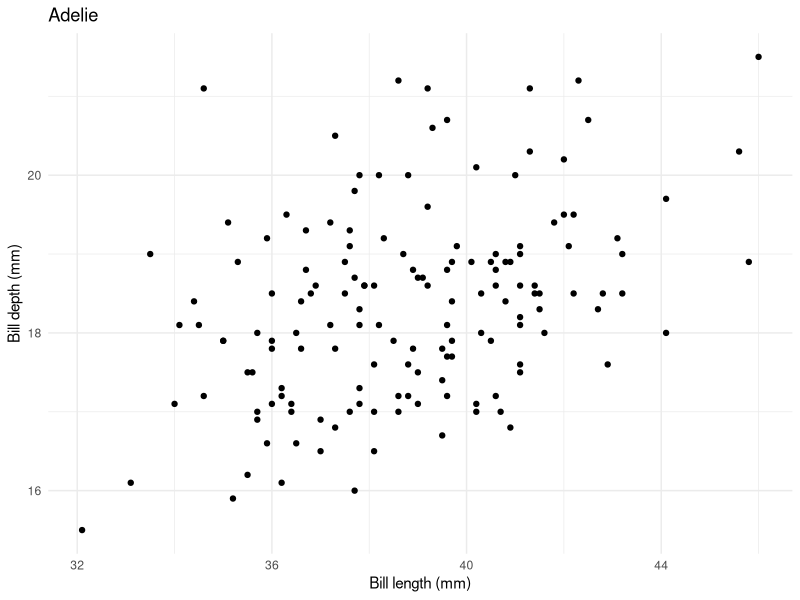
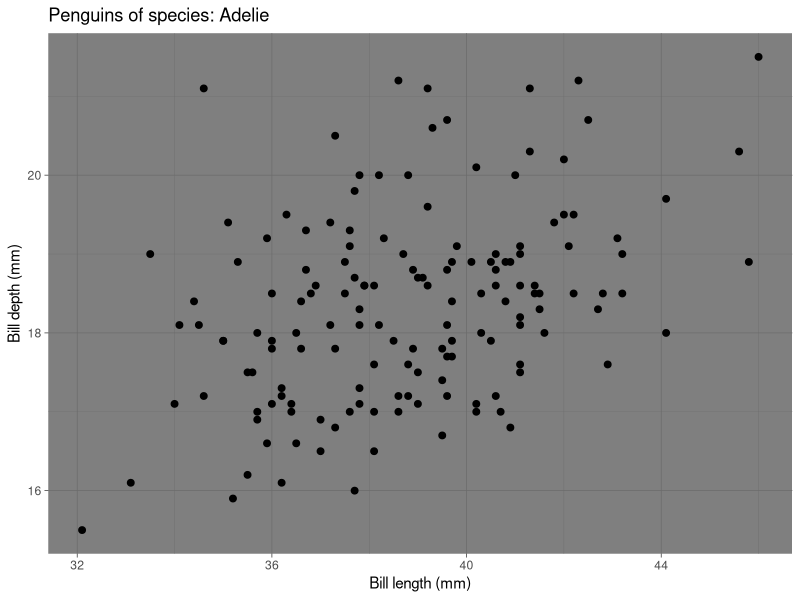
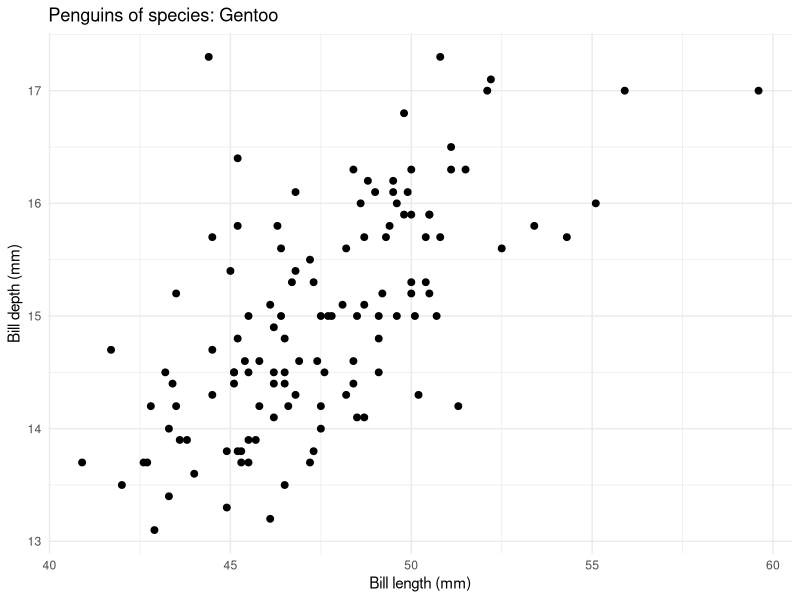

Write the R code that produced these figures, in order. (Note: this script raises an error after producing the figures.)
############################################################
# LEZIONE: WRITING FUNCTIONS IN R
library(tidyverse)
library(palmerpenguins)
library(patchwork)

data(penguins)

############################################################
# 1) PICCOLO RECAP
############################################################

# Nelle lezioni precedenti abbiamo visto che con tidyverse possiamo:
# - selezionare colonne         -> select()
# - filtrare righe              -> filter()
# - creare nuove colonne        -> mutate()
# - creare categorie            -> case_when()
# - riassumere per gruppi       -> group_by() + summarise()
# - cambiare forma ai dati      -> pivot_longer() / pivot_wider()

penguins |> 
  glimpse()

penguins |> 
  str()

penguins |> 
  dim()

penguins |> 
  head()

names(penguins)

view(penguins)

############################################################
# 2) PERCHÉ SCRIVERE UNA FUNZIONE?
############################################################

# Immaginiamo di voler fare un grafico solo per la specie Adelie

penguins |>
  filter(species == "Adelie") |>
  ggplot(aes(x = bill_length_mm, y = bill_depth_mm)) +
  geom_point() +
  labs(
    title = "Adelie",
    x = "Bill length (mm)",
    y = "Bill depth (mm)"
  ) +
  theme_minimal()

# Funziona.
# Ma se vogliamo rifarlo per Gentoo, Chinstrap, oppure per ogni isola,
# stiamo riscrivendo quasi sempre lo stesso codice.

# Qui nasce l'idea di funzione:
# "metto in una scatola il codice che si ripete,
# così posso riusarlo cambiando solo qualche pezzo"


############################################################
# 3) STRUTTURA BASE DI UNA FUNZIONE
############################################################

# Una funzione si costruisce così:
#
# nome_funzione <- function(argomento) {
#   codice
# }



say_hello <- function(nome) {
  paste("Hello", nome)
}

say_hello("Pippo")
say_hello("Adelie")


############################################################
# 4) FUNZIONE CHE RESTITUISCE UN DATA FRAME PER OGNI SPECIE
############################################################

species_summary <- function(species_name) {
  
  pippo <- penguins |>
    filter(species == species_name) |>
    summarise(
      n = n(),
      mean_bill_length = mean(bill_length_mm, na.rm = T),
      mean_bill_depth = mean(bill_depth_mm, na.rm = T),
      mean_flipper = mean(flipper_length_mm, na.rm = T),
      mean_body_mass = mean(body_mass_g, na.rm = T)
    )
  
  print(pippo)
}

sum_adelie <- species_summary("Adelie")
species_summary("Gentoo")

# Questa funzione non restituisce più un numero singolo,
# ma una piccola tabella

############################################################
# 5) FUNZIONE CHE CREA UN GRAFICO
############################################################

plot_species <- function(species_name) {
  
  penguins |>
    filter(species == species_name) |>
    ggplot(aes(x = bill_length_mm, y = bill_depth_mm)) +
    geom_point(size = 2) +
    labs(
      title = paste("Penguins of species:", species_name),
      x = "Bill length (mm)",
      y = "Bill depth (mm)"
    ) +
    theme_minimal()
  
}

fig1 <- plot_species("Adelie")

fig1 +
  theme_dark()

plot_species("Gentoo")


############################################################
# 6) SECONDA FUNZIONE GRAFICA: ISOLA PER ISOLA - RETURN
############################################################

plot_island <- function(island_name) {
  
  # 1) filtro i dati
  dat_i <- penguins |>
    filter(island == island_name)
  
  # 2) creo il grafico
  p_i <- ggplot(dat_i, aes(x = flipper_len, y = body_mass)) +
    geom_point(size = 2) +
    labs(
      title = paste("Penguins on", island_name, "island"),
      x = "Flipper length (mm)",
      y = "Body mass (g)"
    ) +
    theme_minimal()
  
  # 3) restituisco entrambi come lista
  return(p_i)
  #   list(
  #   data = dat_i,
  #   plot = p_i
  # ))
}


df_fig <- plot_island("Dream")

class(df_fig)

df_fig$data

figura_dream <- df_fig$plot 
prova1 <- df_fig[[2]]

prova2 <- df_fig[2]

prova2 +
  theme_dark()

prova1 +
  theme_dark()

class(prova1)
class(prova2)

plot_island("Biscoe")

############################################################
# 7) FUNZIONE CON DUE ARGOMENTI
############################################################

plot_island2 <- function(data = penguins, island_name) {
  
  # 1) filtro i dati
  dat_i <- data |>
    filter(island == island_name)
  
  # 2) creo il grafico
  p_i <- ggplot(dat_i, aes(x = flipper_len, y = body_mass)) +
    geom_point(size = 2) +
    labs(
      title = paste("Penguins on island:", island_name),
      x = "Flipper length (mm)",
      y = "Body mass (g)"
    ) +
    theme_minimal()
  
  # 3) restituisco entrambi come lista
  return(list(
    data = dat_i,
    plot = p_i
  ))
}


plot_island2(data = penguins, island_name = "Dream")
plot_island2(penguins, "Biscoe")

############################################################
# 8) FUNZIONE CON N ARGOMENTI (N>2)
############################################################


plot_species_vars <- function(data, species_name, x_var, y_var) {
  
  dat_i <- data |>
    filter(species == species_name)
  
  fig <- ggplot(dat_i, aes_string(x = x_var, y = y_var)) +
    geom_point(size = 2) +
    labs(
      title = paste(species_name, "-", x_var, "vs", y_var),
      x = x_var,
      y = y_var
    ) +
    theme_minimal()
  
  rtn <- list(df = dat_i, figure = fig)
  return(rtn)
}

# Esempi
p_tot <- plot_species_vars(data = penguins, "Adelie", "bill_length_mm", "bill_depth_mm")

p_dream <- penguins |> 
  filter(island == "Dream") |> 
  plot_species_vars(species_name = "Adelie", x_var = "bill_length_mm", y_var = "bill_depth_mm")

p_tot$figure + p_dream$figure

plot_species_vars(data = penguins, "Gentoo", "flipper_length_mm", "body_mass_g")

############################################################
# 9) FUNZIONE CON IF ELSE
############################################################

plot_species_type <- function(data, species_name, plot_type) {
  
  dat_i <- data |>
    filter(species == species_name)
  
  if(plot_type == "scatter") {
    
    p <- ggplot(dat_i, aes(x = bill_length_mm, y = bill_depth_mm)) +
      geom_point() +
      labs(title = paste("Scatter:", species_name))
    
  } else if(plot_type == "hist") {
    
    p <- ggplot(dat_i, aes(x = body_mass_g)) +
      geom_histogram(bins = 20) +
      labs(title = paste("Histogram:", species_name))
    
  } else if(plot_type == "box") {
    
    p <- ggplot(dat_i, aes(x = sex, y = body_mass_g)) +
      geom_boxplot() +
      labs(title = paste("Boxplot:", species_name))
    
  }
  
  p1 <- p + 
    theme_minimal() +
    xlab("pluto")
  
    return(p1)
}

plot_species_type(data = penguins, "Adelie", "scatter")
plot_species_type(data = penguins, "Gentoo", "hist")
plot_species_type(data = penguins, "Chinstrap", "box")

############################################################
# 9) FUNZIONE CON LOOP INSIDE
############################################################

plot_hist_by_species_var <- function(data, var) {
  
  species_list <- unique(data$species)
  plot_list <- vector("list", length(species_list))
  
  for(i in seq_along(species_list)) {
    
    sp <- species_list[i]
    
    dat_i <- data |>
      filter(species == sp)
    
    p_i <- ggplot(dat_i, aes(x = .data[[var]])) +
      geom_histogram(bins = 20) +
      labs(
        title = paste(var, "-", sp),
        x = var,
        y = "Count"
      ) +
      theme_minimal()
    
    plot_list[[i]] <- p_i
  }
  
  wrap_plots(plot_list, ncol = 2)
}

plot_hist_by_species_var(penguins, "body_mass_g")
plot_hist_by_species_var(penguins, "flipper_length_mm")

############################################################
# 10) UNIRE PIÙ GRAFICI
############################################################

# Possiamo anche usare le funzioni per costruire rapidamente
# più grafici e poi unirli

plot_species("Adelie") +
  plot_species("Gentoo") +
  plot_species("Chinstrap")

# Oppure
fun_body_class_plot("Adelie") +
  fun_body_class_plot("Gentoo")

############################################################
# 11) LOOP FUNCTION
############################################################

c("Adelie", "Gentoo") |>
  map(plot_species)

plot_db <- c("Dream", "Biscoe") |>
  map(plot_island2, data = penguins) |> 
  map(\(x) x[[2]])
#function(x){ 
# y <- x[[2]]
# return(y)
# }
wrap_plots(plot_db, ncol = 2)

############################################################
# 12) PROMEMORIA SULLA LOGICA DELLE FUNZIONI
############################################################

# Una funzione:
# - prende uno o più argomenti
# - esegue codice
# - restituisce un output
#
# Gli argomenti sono i pezzi che vogliamo cambiare.
# Tutto il resto del codice rimane stabile.


############################################################
# 13) ESERCIZI
############################################################

# Usare sempre penguins_clean


### ESERCIZIO 1
# Scrivere una funzione che, dato il nome di una specie,
# restituisca il numero di osservazioni


### ESERCIZIO 2
# Scrivere una funzione che, dato il nome di un'isola,
# restituisca la media di body_mass_g


### ESERCIZIO 3
# Scrivere una funzione che faccia uno scatterplot
# di flipper_length_mm vs body_mass_g per una specie


### ESERCIZIO 4
# Scrivere una funzione che crei una colonna con classi
# di bill_length_mm (short / medium / long) usando case_when()


### ESERCIZIO 5
# Scrivere una funzione che per una specie restituisca
# una tabella long con le medie di almeno tre variabili numeriche


### ESERCIZIO 6
# Scrivere una funzione con due argomenti:
# species_name e point_color,
# che costruisca uno scatterplot personalizzato


### ESERCIZIO 7
# Scrivere una funzione che restituisca un boxplot
# di body_mass_g per sex in una specie scelta


### ESERCIZIO 8
# Scrivere una funzione "giocosa" che inventi tre classi
# personalizzate sulla base di una variabile numerica
# e poi le rappresenti con un barplot
